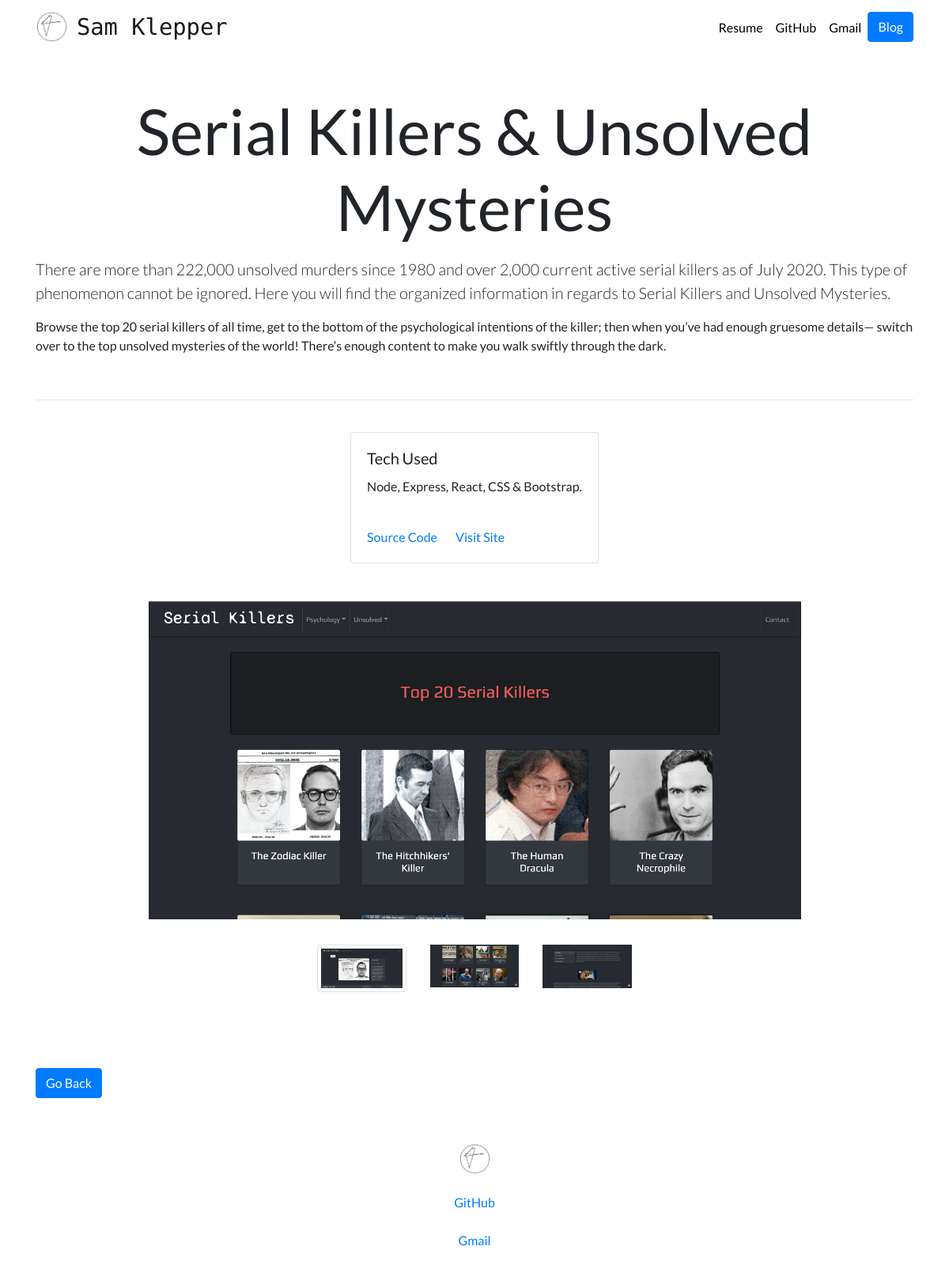
The app's page /project/3/ with its own data.
### portfolio/models.py (models this page shows, shortened)
class Project(models.Model):
    title = models.CharField(max_length=100)
    description = models.TextField()
    full_description = models.TextField(blank=True)
    image_main = models.ImageField(upload_to='portfolio/images/')
    image_1 = models.ImageField(upload_to='portfolio/images/', blank=True)
    image_2 = models.ImageField(upload_to='portfolio/images/', blank=True)
    image_3 = models.ImageField(upload_to='portfolio/images/', blank=True)
    url = models.URLField(blank=True)
    github_url = models.URLField(blank=True)
    tech = models.TextField(blank=True)

### portfolio/views.py (the view)
# urls.py: path('<int:project_id>/', views.detail, name='detail'),
def detail(request, project_id):
    project = get_object_or_404(Project, pk=project_id)
    return render(request, 'portfolio/detail.html', {'project':project})

### portfolio/templates/portfolio/detail.html
{% extends "portfolio/base.html" %}
{% load static %}
{% block content %}
<h1 class="text-center mt-5" id="blogdetailtitle">{{ project.title }}</h1>
<p class="lead">{{ project.full_description|safe }}</p>
<br />
<hr />
<br />
<div class="container mb-5">
  <div class="row justify-content-sm-center">
    <div class="card">
      <div class="card-body">
        <h5 class="card-title">Tech Used</h5>
        <p class="card-text">{{ project.tech }}</p>
      </div>
      <div class="card-body">
        <a href="{{ project.github_url }}" class="card-link" target="_blank">Source Code</a>
        <a href="{{ project.url }}" class="card-link" target="_blank">Visit Site</a>
      </div>
    </div>
  </div>
</div>
<div class="row ">
  <div class="col-md-9 mx-auto">
    <a href="{{ project.image_main.url }}" data-lightbox="home-images">
    <img src="{{ project.image_main.url }}" alt="" class="img-main img-fluid mb-3">
  </a>
    <div class="row mt-3 justify-content-sm-center mb-5 thumbs">
      {% if project.image_1 %}
      <div class="col-sm-2">
        <a href="{{ project.image_1.url }}" data-lightbox="home-images">
          <img src="{{ project.image_1.url }}" alt="" class="img-thumbnail img-fluid">
        </a>
      </div>
      {% endif %}
      {% if project.image_2 %}
      <div class="col-sm-2">
        <a href="{{ project.image_2.url }}" data-lightbox="home-images">
          <img src="{{ project.image_2.url }}" alt="" class="img-fluid">
        </a>
      </div>
      {% endif %}
      {% if project.image_3 %}
      <div class="col-sm-2">
        <a href="{{ project.image_3.url }}" data-lightbox="home-images">
          <img src="{{ project.image_3.url }}" alt="" class="img-fluid">
        </a>
      </div>
      {% endif %}
      </div>
  </div>
</div>
<a href="{% url 'home' %}" class="btn btn-primary mt-5 mb-4">
  Go Back</a>
{% endblock %}

### portfolio/static/portfolio/custom.css (style rules this page uses)
body { font-family: 'Lato', sans-serif; }
@media (min-width: 992px) { #blogdetailtitle { font-size: 5rem; } }

### records on screen
Project: title "Serial Killers & Unsolved Mysteries", full_description "There are more than 222,000 unsolved murders since 1980 and over 2,000 current active serial killers as of July 2020. This type of phenomenon cannot be ignored. Here you will find the organized information in regards to Serial Killers and Unsolved Mysteries. Browse the top 20 serial killers of all time, get to the bottom of the psychological intentions of the killer; then when you’ve had enough gruesome details— switch over to the top unsolved mysteries of the world! There’s enough content to make you walk swiftly through the dark.", tech "Node, Express, React, CSS & Bootstrap.", image_main (picture), image_1 (picture), image_2 (picture), image_3 (picture)
